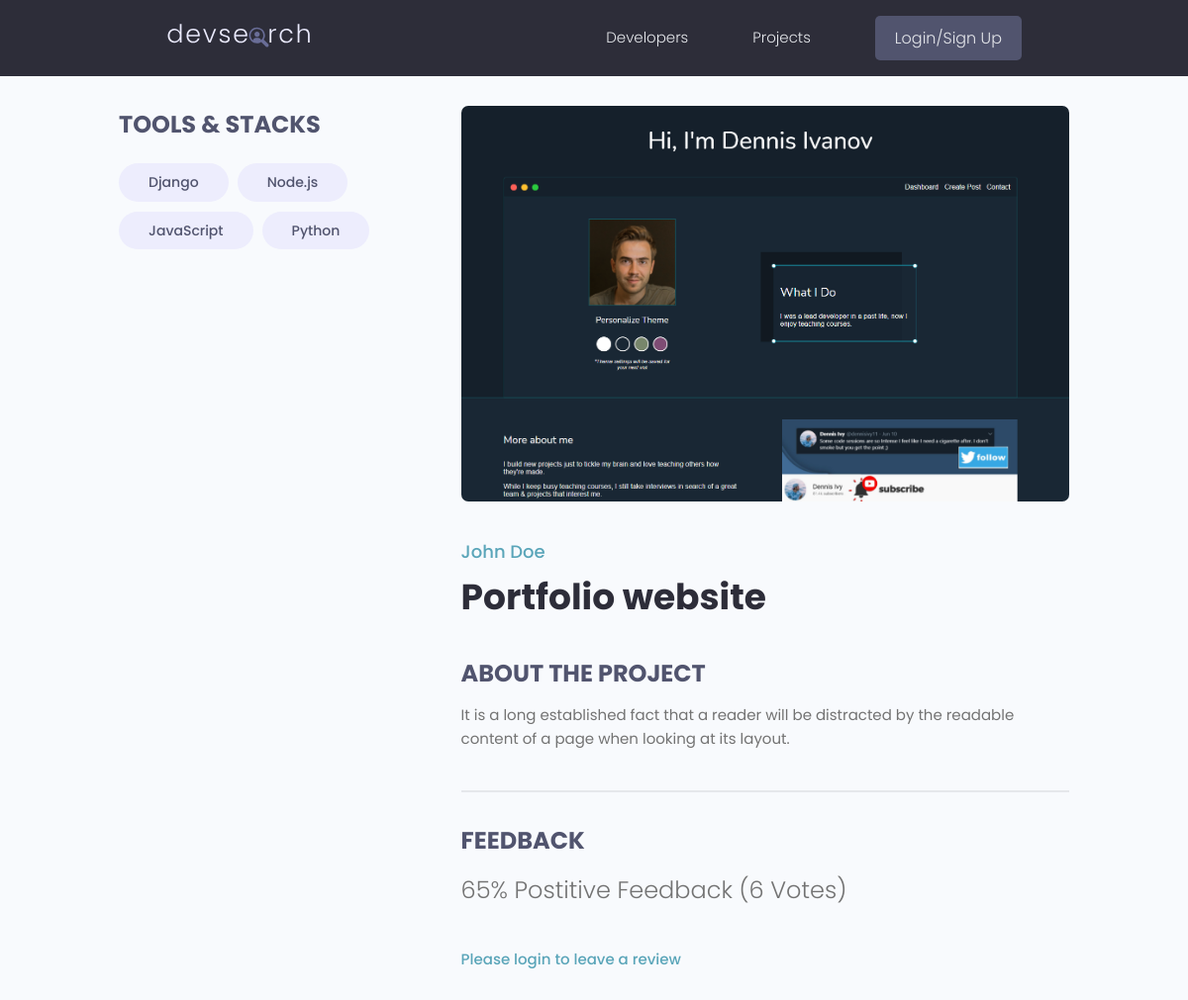
/projects/project/0bf07765-48b2-469e-8b91-ad494ba1f7fe, run on an earlier commit of the app's database.
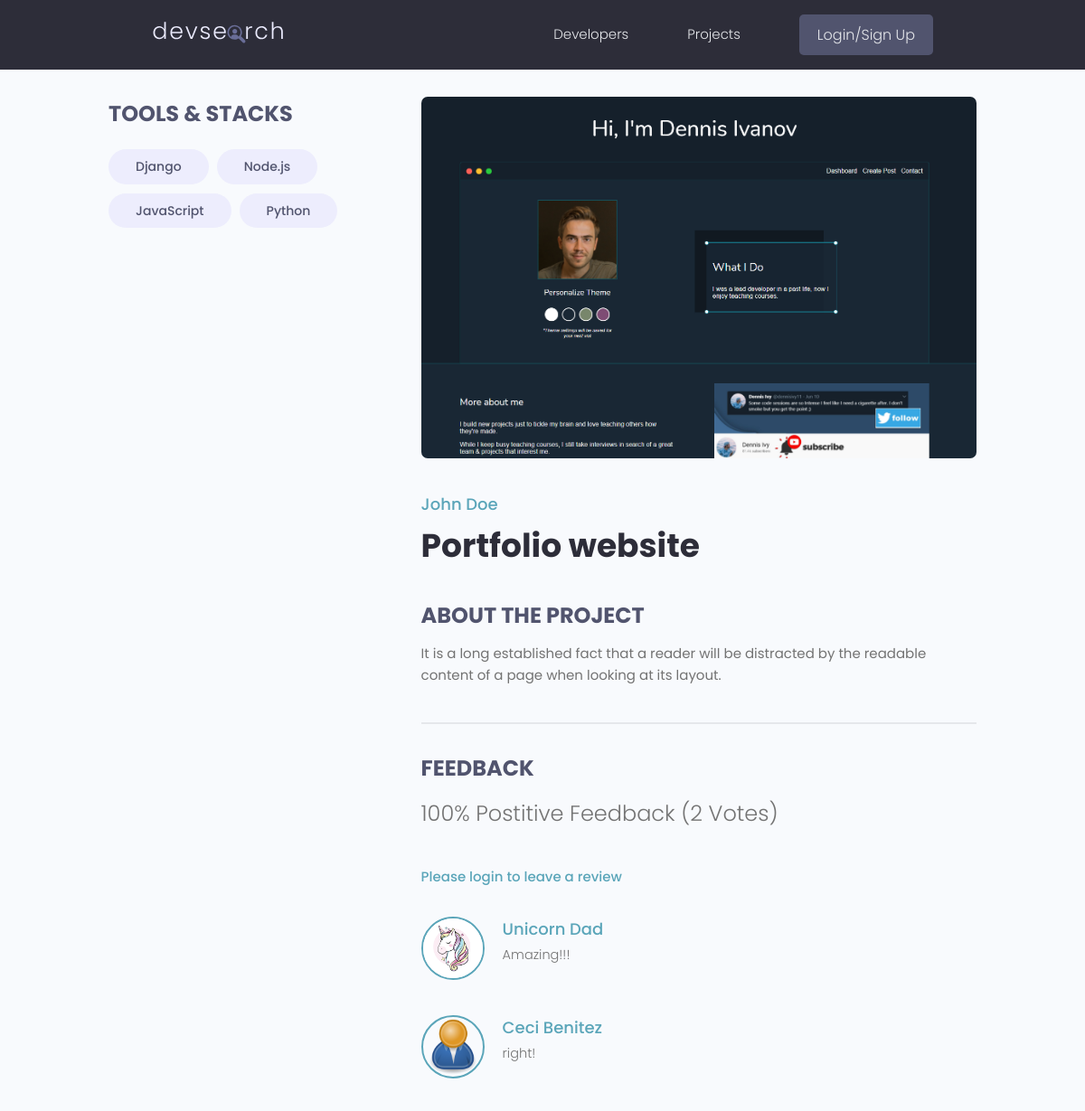
And on a later commit of the database.
### projects/models.py (models this page shows, shortened)
class Tag(models.Model):
    name = models.CharField(max_length=200)
    created = models.DateTimeField(auto_now_add=True)
    id = models.UUIDField(default=uuid.uuid4, unique=True, primary_key=True, editable=False)
    def __str__(self):
        return self.name

class Project(models.Model):
    owner = models.ForeignKey(Profile, null=True, blank=True, on_delete=models.SET_NULL)
    title = models.CharField(max_length=200)
    description = models.TextField(null=True, blank=True)
    featured_image = models.ImageField(null=True, blank=True, default="default.jpg")
    demo_link = models.CharField(max_length=2000, null=True, blank=True)
    source_link = models.CharField(max_length=2000, null=True, blank=True)
    tags = models.ManyToManyField("Tag", blank=True)
    vote_total = models.IntegerField(default=0, null=True, blank=True)
    vote_ratio = models.IntegerField(default=0, null=True, blank=True)
    created = models.DateTimeField(auto_now_add=True)
    id = models.UUIDField(default=uuid.uuid4, unique=True, primary_key=True, editable=False)
    class Meta:
        ordering = ["-vote_ratio", "-vote_total", "title"]
    @property
    def reviewers(self):
        queryset = self.review_set.all().values_list("owner__id", flat=True)
        return queryset

class Review(models.Model):
    VOTE_TYPE = (
        ("up", "Up Vote"),
        ("down", "Down Vote")
    )
    owner = models.ForeignKey(Profile, on_delete=models.CASCADE, null=True, blank=True)
    project = models.ForeignKey(Project, on_delete=models.CASCADE)
    body = models.TextField(null=True, blank=True)
    value = models.CharField(max_length=200, choices=VOTE_TYPE)
    created = models.DateTimeField(auto_now_add=True)
    id = models.UUIDField(default=uuid.uuid4, unique=True, primary_key=True, editable=False)
    class Meta:
        unique_together = [["owner", "project"]]

### users/models.py (models this page shows, shortened)
class Profile(models.Model):
    user = models.OneToOneField(User, on_delete=models.CASCADE, null=True, blank=True)
    name = models.CharField(max_length=200, null=True, blank=True)
    email = models.EmailField(max_length=500, null=True, blank=True)
    username = models.CharField(max_length=200, null=True, blank=True)
    location = models.CharField(max_length=200, null=True, blank=True)
    short_intro = models.CharField(max_length=200, null=True, blank=True)
    bio = models.TextField(null=True, blank=True)
    profile_image = models.ImageField(null=True, blank=True, upload_to="profiles/", default="profiles/user-default.png")
    social_github = models.CharField(max_length=200, null=True, blank=True)
    social_twitter = models.CharField(max_length=200, null=True, blank=True)
    social_linkedin = models.CharField(max_length=200, null=True, blank=True)
    social_youtube = models.CharField(max_length=200, null=True, blank=True)
    social_website = models.CharField(max_length=200, null=True, blank=True)
    created = models.DateTimeField(auto_now_add=True)
    id = models.UUIDField(default=uuid.uuid4, unique=True, primary_key=True, editable=False)

### projects/views.py (the view, shortened to what this page needs)
# urls.py: path('project/<str:pk>', views.project, name="project"),
def project(request, pk):
    projectObj = Project.objects.get(id=pk)
    form = ReviewForm()
    return render(request, 'projects/single-project.html', {"project": projectObj, "form": form})

### projects/templates/projects/single-project.html (shortened to what this page needs)
{% extends 'main.html' %} {% block content %}
  <main class="singleProject my-md">
    <div class="container">
      <div class="layout">
        <div class="column column--1of3">
          <h3 class="singleProject__subtitle">Tools & Stacks</h3>
          <div class="singleProject__toolStack">
            {% for tag in project.tags.all %}
            <span class="tag tag--pill tag--sub tag--lg">
              <small>{{tag}}</small>
            </span>
            {% endfor %}
          </div>
        </div>
        <div class="column column--2of3">
          <img class="singleProject__preview" src="{{project.featured_image.url}}" alt="portfolio thumbnail" />
          <a href="profile.html" class="singleProject__developer">{{project.owner.name}}</a>
          <h2 class="singleProject__title">{{project.title}}</h2>
          <h3 class="singleProject__subtitle">About the Project</h3>
          <div class="singleProject__info">
           {{project.description}}
          </div>
          <div class="comments">
            <h3 class="singleProject__subtitle">Feedback</h3>
            <h5 class="project--rating">
              {{project.vote_ratio}}% Postitive Feedback ({{project.vote_total}} Vote{{project.vote_total|pluralize:"s"}})
            </h5>
            {% if request.user.profile.id in project.reviewers %}
                <p>You have already voted for this project</p>
                {% elif request.user.profile == project.owner %}
                <p>You can't review your own work</p>
                {% else %}
                <a href="{% url 'login' %}?next={{request.path}}">Please login to leave a review</a>
            {% endif %}
            <div class="commentList">
              {% for review in project.review_set.all %}
              {% if review.body %}
              <div class="comment">
                <a href="{% url 'user-profile' review.owner.id %}">
                  <img class="avatar avatar--md" src="{{review.owner.profile_image.url}}" alt="user" />
                </a>
                <div class="comment__details">
                  <a href="{% url 'user-profile' review.owner.id %}" class="comment__author">{{review.owner.name}}</a>
                  <p class="comment__info">
                    {{review.body|linebreaksbr}}
                  </p>
                </div>
              </div>
              {% endif %}
              {% endfor %}
            </div>
          </div>
        </div>
      </div>
    </div>
  </main>
{% endblock content %}

### templates/main.html (shortened to what this page needs)
<!DOCTYPE html>
{% load static %}
<html lang="en">
  <head>
    <link rel="stylesheet" href="{% static 'uikit/styles/uikit.css' %}" />
    <link rel="stylesheet" href="{% static 'styles/app.css' %}" />
    <link rel="stylesheet" href="{% static 'styles/main.css' %}" />
  </head>
  <body>
    {% include 'navbar.html' %}
    {% block content%} {% endblock content%}
  </body>
</html>

### templates/navbar.html (shortened to what this page needs)
{% load static %}
<header class="header">
  <div class="container container--narrow">
    <a href="{% url 'profiles' %}" class="header__logo">
      <img src="{% static 'images/logo.svg' %}" alt="DevSearch Logo" />
    </a>
    <nav class="header__nav">
      <ul class="header__menu">
        <li class="header__menuItem">
          <a href="{% url 'profiles' %}">Developers</a>
        </li>
        <li class="header__menuItem">
          <a href="{% url 'projects' %}">Projects</a>
        </li>
        {% if request.user.is_authenticated %}
        <li class="header__menuItem"><a href="{% url 'inbox' %}">Inbox</a></li>
        <li class="header__menuItem">
          <a href="{% url 'account' %}">Account</a>
        </li>
        <li class="header__menuItem">
          <a href="{% url 'logout' %}" class="btn btn--sub">Logout</a>
        </li>
        {% else %}
        <li class="header__menuItem">
          <a href="{% url 'login' %}" class="btn btn--sub">Login/Sign Up</a>
        </li>
        {% endif %}
      </ul>
    </nav>
  </div>
</header>

### static/styles/app.css (style rules this page uses)
:root { --color-sub: #2d2d39; }
.btn--sub { background-color: var(--color-sub-light); }
img { width: 100%; }
.header { position: sticky; z-index: 111; background-color: var(--color-sub); padding: 1.5rem 0; }
.header > .container { display: flex; justify-content: space-between; align-items: center; }
.header__logo > img { height: 3.8rem; }
.header__nav > ul { display: inline-flex; align-items: center; list-style: none; gap: 6.5rem; }
.header__menuItem > a { color: var(--color-light); font-weight: 300; }
.singleProject .column--1of3 { order: 2; }
@media screen and (min-width: 1081px) { .singleProject .column--1of3 { order: 1; } }
@media screen and (min-width: 1081px) { .singleProject .column--2of3 { order: 2; } }
.singleProject__toolStack { margin-top: 2rem; margin-bottom: 4rem; }
.singleProject__preview { height: 50vh; object-fit: cover; object-position: top center; margin-bottom: 3rem; border-radius: 0.7rem; }
.singleProject__developer { font-size: 1.8rem; font-weight: 500; }
.singleProject__title { font-size: 3.6rem; font-weight: 700; color: var(--color-sub); margin-bottom: 3rem; }
.project--rating { margin-bottom: 1.6em; margin-top: 0.5em; }
.singleProject__subtitle { text-transform: uppercase; font-size: 2.4rem; font-weight: 700; color: var(--color-sub-light); margin-bottom: 1rem; }
.comments { margin-top: 4rem; padding-top: 3rem; border-top: 2px solid var(--color-light); }
.commentList { margin: 3rem 0; }
.comment { display: flex; gap: 2rem; }
.comment:not(:last-child) { margin-bottom: 3rem; }
.comment__author { font-size: 1.8rem; }
.comment__info { font-size: 1.45rem; }

### static/uikit/styles/modules/_variables.css (style rules this page uses)
:root { --color-main: #5aa5b9; --color-main-light: #e6faff; --color-sub: #3f4156; --color-sub-light: #51546e; --color-sub-lighter: #ededfd; --color-text: #737373; --color-gray: #8b8b8b; --color-light: #e5e7eb; --color-light-gray: #767676; --color-bg: #f8fafd; --color-white: #fffefd; --color-white-light: #f3f3f3; --color-success: #359e64; --color-success-bg: #def8e8; --color-error: #fc4b0b; --color-error-bg: #fff2ee; --font-base: 'Poppins', arial, helvetica, 'Segoe UI', roboto, ubuntu, sans-serif; --font-monospace: 'Fira Code', 'Courier New', courier, monospace; --font-regular: 300; --font-medium: 500; --font-bold: 700; --generic-shadow: 1px 1px 5px #00000010; --generic-transition: all 0.3s ease-in-out; }

### static/uikit/styles/modules/_base.css (style rules this page uses)
* { margin: 0; padding: 0; box-sizing: border-box; text-rendering: optimizeLegibility; color: inherit; font-size: inherit; }
html { font-size: 50%; }
@media only screen and (min-width: 480px) { html { font-size: 56.25%; } }
@media only screen and (min-width: 1200px) { html { font-size: 62.5%; } }
body { line-height: 1.6; font-weight: 400; font-size: 1.5rem; color: var(--color-text); background-color: var(--color-bg); min-height: 100vh; }

### static/uikit/styles/modules/_typography.css (style rules this page uses)
* { font-family: var(--font-base); }
h2 { font-size: 3.6rem; font-weight: var(--font-bold); }
h3 { font-size: 3.2rem; font-weight: var(--font-medium); }
h5 { font-size: 2.4rem; font-weight: var(--font-medium); }
h5, h6 { font-weight: var(--font-regular); }
p, span, strong { font-size: 1.6rem; color: var(--color-text); font-weight: var(--font-regular); }
a { padding-bottom: 2px; text-decoration: none; display: inline-block; color: var(--color-main); font-weight: var(--font-medium); }

### static/uikit/styles/modules/_utilities.css (style rules this page uses)
.container { width: 92%; max-width: 165rem; margin: 0 auto; box-sizing: border-box; }
.container--narrow { width: 92%; max-width: 120rem; }
@media screen and (min-width: 1000px) { .container { width: 90%; } }
@media screen and (min-width: 1000px) { .container--narrow { width: 85%; } }
@media screen and (min-width: 1200px) { .container { width: 80%; } }
@media screen and (min-width: 1200px) { .container--narrow { width: 72%; } }
.my-md { margin: 3rem auto; }

### static/uikit/styles/modules/_avatar.css (style rules this page uses)
.avatar { border-radius: 50%; border: 2px solid var(--color-main); object-fit: cover; }
.avatar--md { height: 7rem; width: 7rem; }

### static/uikit/styles/modules/_button.css (style rules this page uses)
.btn { display: inline-block; position: relative; cursor: pointer; background-color: var(--color-light); font-weight: var(--font-medium); color: var(--color-sub); text-decoration: none; padding: 1rem 2rem; border-radius: 0.5rem; border: none; width: -webkit-fit-content; width: -moz-fit-content; width: fit-content; height: -webkit-fit-content; height: -moz-fit-content; height: fit-content; font-size: 1.6rem; outline-width: 0; outline-color: transparent; -webkit-backface-visibility: hidden; backface-visibility: hidden; transition: all 0.3s ease-in-out; }
.btn--sub { background-color: var(--color-sub); color: var(--color-white); }

What changed in the data, as far as the page shows it:
changed Project "Portfolio website": vote_ratio "65" → "100"; vote_total "6" → "2"
added Review: owner.profile_image (picture), owner.name "Unicorn Dad", body "Amazing!!!"
added Review: owner.profile_image (placeholder picture), owner.name "Ceci Benitez", body "right!"
